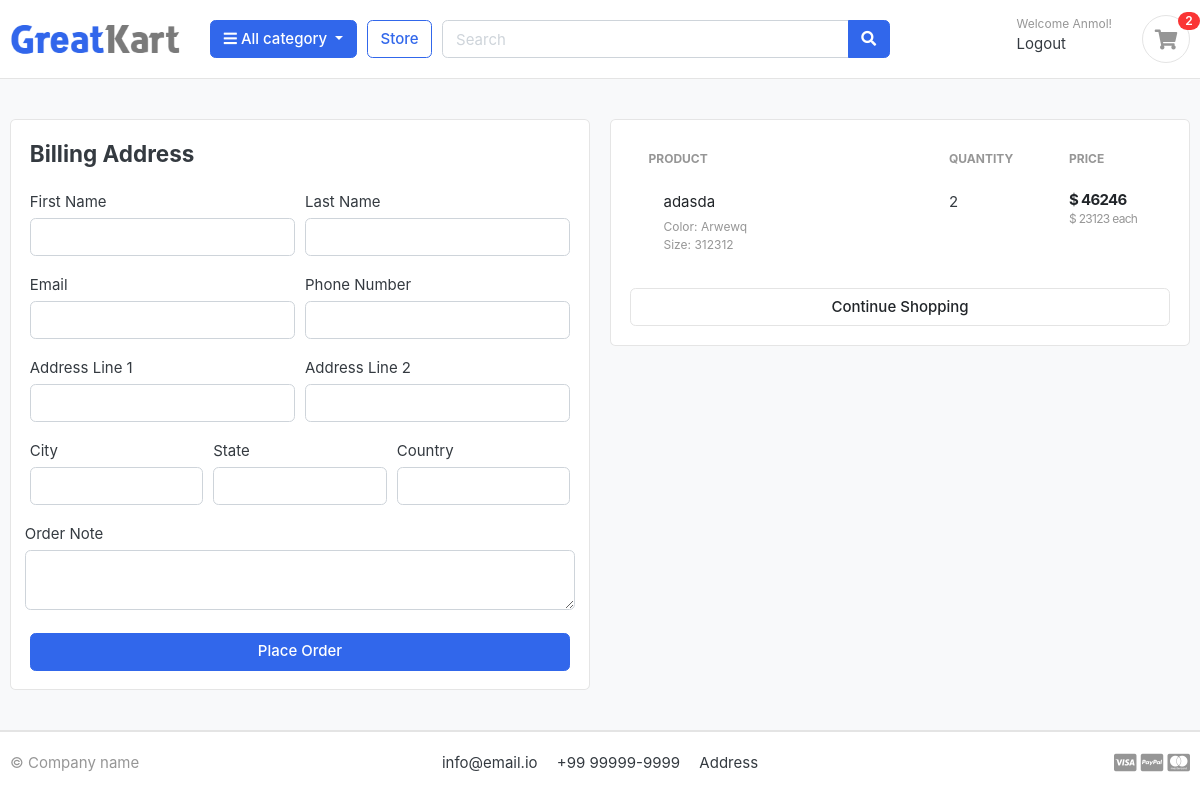
Page /cart/checkout/ (signed in) on the earlier database version.
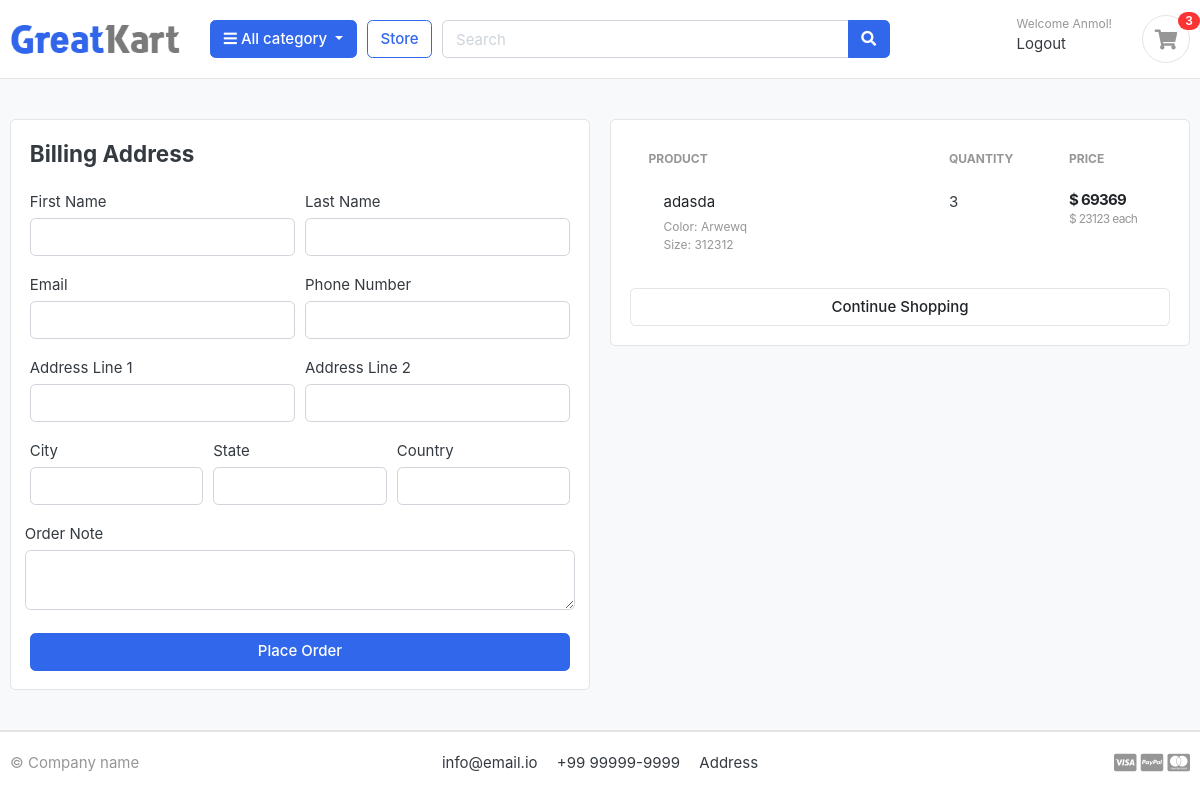
Same page on the later database version.
### carts/models.py (models this page shows, shortened)
class CartItem(models.Model):
    user        = models.ForeignKey(Account, on_delete=models.CASCADE, null=True)
    product     = models.ForeignKey(Product, on_delete=models.CASCADE)
    variations  = models.ManyToManyField(Variation, blank=True)
    cart        = models.ForeignKey(Cart, on_delete=models.CASCADE, null=True)
    quantity    = models.IntegerField()
    is_active   = models.BooleanField(default=True)
    def sub_total(self):
        return self.product.price * self.quantity

### store/models.py (models this page shows, shortened)
class Product(models.Model):
    product_name    = models.CharField(max_length=200, unique=True)
    slug            = models.SlugField(max_length=200, unique=True)
    description     = models.TextField(max_length=500, blank=True)
    price           = models.IntegerField()
    image           = models.ImageField(upload_to='products/images/', blank=True, null=True)
    stock           = models.IntegerField()
    is_available    = models.BooleanField(default=True)
    category        = models.ForeignKey(Category, on_delete=models.CASCADE)
    created_date    = models.DateTimeField(auto_now_add=True)
    modified_date   = models.DateTimeField(auto_now=True)
    def get_url(self):
        return reverse('product_detail', args=[self.category.slug, self.slug])

### carts/views.py (the view)
# urls.py: path('checkout/', views.checkout, name='checkout'),
@login_required(login_url='login')
def checkout(request, total=0, quantity=0, cart_items=None):
    try:
        tax = 0
        grand_total = 0
        if request.user.is_authenticated:
            cart_items = CartItem.objects.filter(user=request.user, is_active=True)
        else:
            cart = Cart.objects.get(cart_id=_cart_id(request))
            cart_items = CartItem.objects.filter(cart=cart, is_active=True)
        for cart_item in cart_items:
            total += (cart_item.product.price * cart_item.quantity)
            quantity += cart_item.quantity
        tax = (2 * total) / 100
        grand_total = total + tax
    except ObjectDoesNotExist:
        pass
    context = {
        'total': total,
        'quantity': quantity,
        'cart_items': cart_items,
        'tax': tax,
        'grand_total': grand_total,
    }
    return render(request, 'store/checkout.html', context)

### carts/context_processors.py (called while the page is built)
def counter(request):
    cart_count = 0
    if 'admin' in request.path:
        return {}
    else:
        try:
            cart = Cart.objects.filter(cart_id=_cart_id(request))
            if request.user.is_authenticated:
                cart_items = CartItem.objects.all().filter(user=request.user)
            else:
                cart_items = CartItem.objects.all().filter(cart=cart[:1])
            for cart_item in cart_items:
                cart_count = cart_count + cart_item.quantity
        except Cart.DoesNotExist:
            cart_count = 0
    return dict(cart_count=cart_count)

### carts/views.py (called while the page is built)
def _cart_id(request):
    cart = request.session.session_key
    if not cart:
        cart = request.session.create()
    return cart

### category/context_processors.py (called while the page is built)
def menu_links(request):
    links = Category.objects.all()
    return dict(links=links)

### category/models.py (called while the page is built)
    def get_url(self):
        return reverse('products_by_category', args=[self.slug])

### templates/store/checkout.html (shortened to what the changed rows need)
{% extends 'base.html' %}
{% load static %}
{% block content %}
<section class="section-content padding-y bg">
  <div class="container">
    <div class="row">
      <aside class="col-lg-6">
        <div class="card">
          <div class="card-body">
            <table class="table table-borderless table-shopping-cart">
                <thead class="text-muted">
                  <tr class="small text-uppercase">
                    <th scope="col">Product</th>
                    <th scope="col" width="120">Quantity</th>
                    <th scope="col" width="120">Price</th>
                  </tr>
                </thead>
                <tbody>
                {% for cart_item in cart_items %}
                  <tr>
                    <td>
                      <figure class="itemside align-items-center">
                        <figcaption class="info">
                          <a href="{{ cart_item.product.get_url }}" class="title text-dark">{{ cart_item.product.product_name }}</a>
                          <p class="text-muted small">
                            {% if cart_item.variations.all %}
                              {% for item in cart_item.variations.all %}
                                {{ item.variation_category|capfirst }}: {{ item.variation_value|capfirst }} <br>
                              {% endfor %}
                            {% endif %}
                          </p>
                        </figcaption>
                      </figure>
                    </td>
                    <td>
                      <label for="">{{ cart_item.quantity }}</label>
                    </td>
                    <td>
                      <div class="price-wrap">
                        <var class="price">$ {{ cart_item.sub_total }}</var>
                        <small class="text-muted"> $ {{ cart_item.product.price }} each </small>
                      </div>
                    </td>
                  </tr>
                {% endfor %}
                </tbody>
              </table>
          </div>
        </div>
      </aside>
    </div>
  </div>
</section>
{% endblock %}

### templates/includes/navbar.html (shortened to what this page needs)
{% load static %}
<header class="section-header">
  <section class="header-main border-bottom">
    <div class="container">
      <div class="row align-items-center">
        <div class="col-lg-2 col-md-3 col-6">
          <a href="{% url 'store' %}" class="brand-wrap">
            <img class="logo" src="{% static '.\images\logo.png' %}" />
          </a>
        </div>
        <div class="col-lg col-sm col-md col-6 flex-grow-0">
          <div class="category-wrap dropdown d-inline-block float-right">
            <button
              type="button"
              class="btn btn-primary dropdown-toggle"
              data-toggle="dropdown"
            >
              <i class="fa fa-bars"></i> All category
            </button>
          </div>
        </div>
        <a href="{% url 'store' %}" class="btn btn-outline-primary">Store</a>
        <div class="col-lg col-md-6 col-sm-12 col">
          <form action="{% url 'search' %}" class="search" method="get">
            <div class="input-group w-100">
              <input
                type="text"
                class="form-control"
                style="width: 60%"
                placeholder="Search"
                name="keyword"
              />
              <div class="input-group-append">
                <button class="btn btn-primary" type="submit">
                  <i class="fa fa-search"></i>
                </button>
              </div>
            </div>
          </form>
        </div>
        <div class="col-lg-3 col-sm-6 col-8 order-2 order-lg-3">
          <div class="d-flex justify-content-end mb-3 mb-lg-0">
            {% if user.id is None %}
            <div class="widget-header">
              <small class="title text-muted">Welcome guest!</small>
              <div>
                <a href="{% url 'login' %}">Sign in</a>
                <span class="dark-transp"> | </span>
                <a href="{% url 'register' %}"> Register</a>
              </div>
            </div>
            {% else %}
            <div class="widget-header">
              <small class="title text-muted"
                >Welcome {{user.first_name | capfirst }}!</small
              >
              <div>
                <a href="{% url 'logout' %}">Logout</a>
              </div>
            </div>
            {% endif %}
            <a href="{% url 'cart' %}" class="widget-header pl-3 ml-3">
              <div class="icon icon-sm rounded-circle border">
                <i class="fa fa-shopping-cart"></i>
              </div>
              <span class="badge badge-pill badge-danger notify"
                >{{cart_count}}</span
              >
            </a>
          </div>
        </div>
      </div>
    </div>
  </section>
</header>

Differences in the rows shown:
changed CartItem "adasda": quantity "2" → "3"; sub_total "46246" → "69369"
Other differences:
{{ cart_count }}: "2" → "3"
